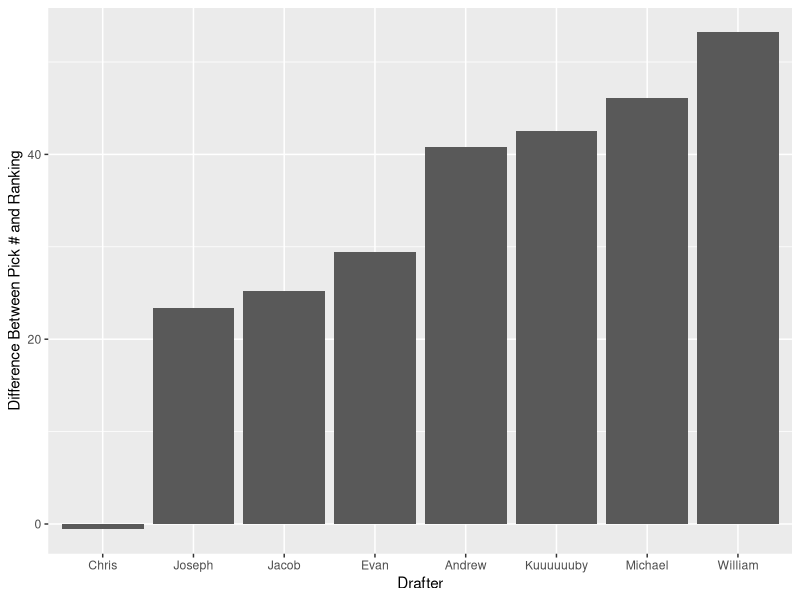
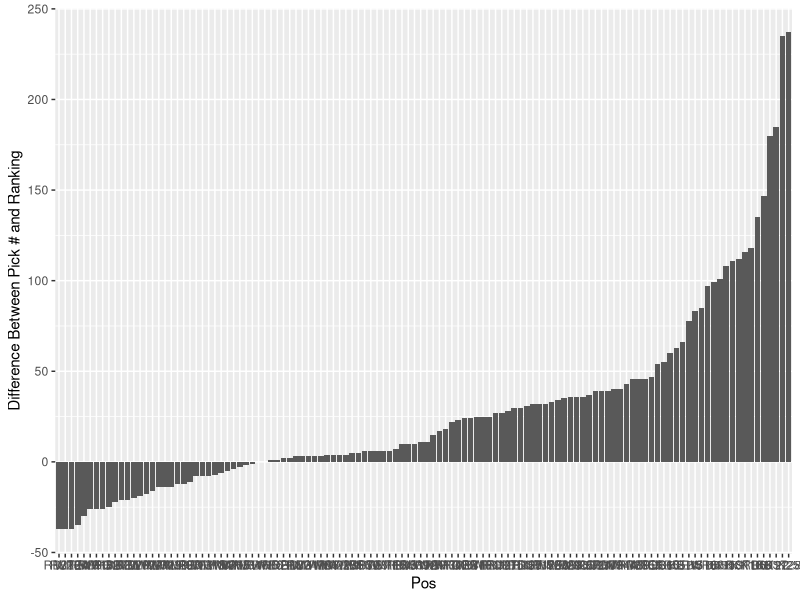
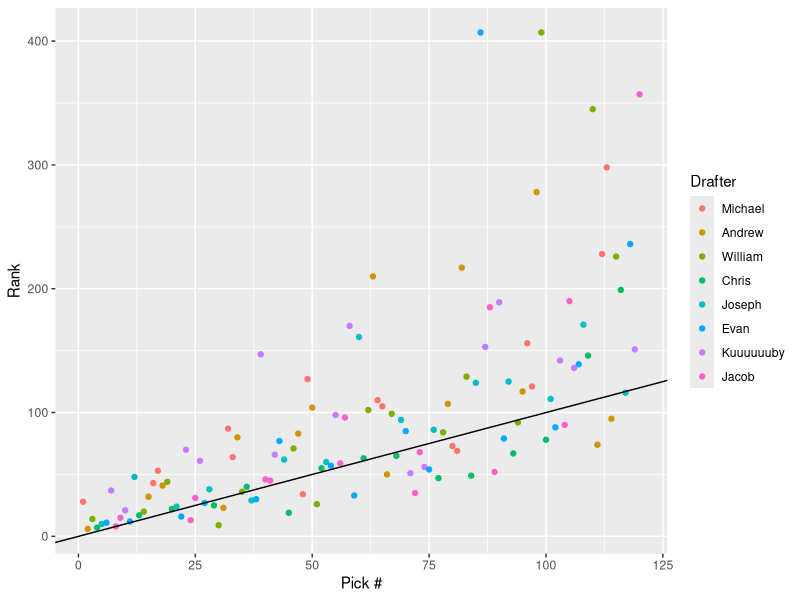
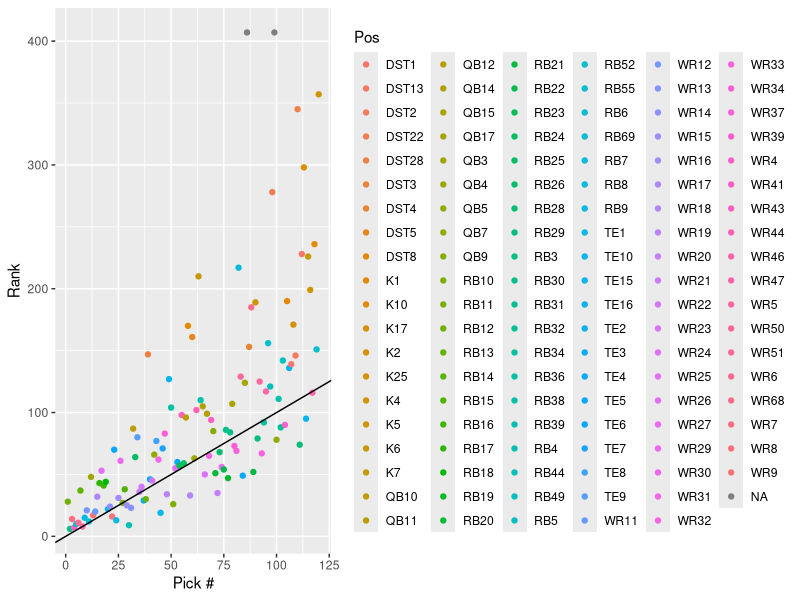
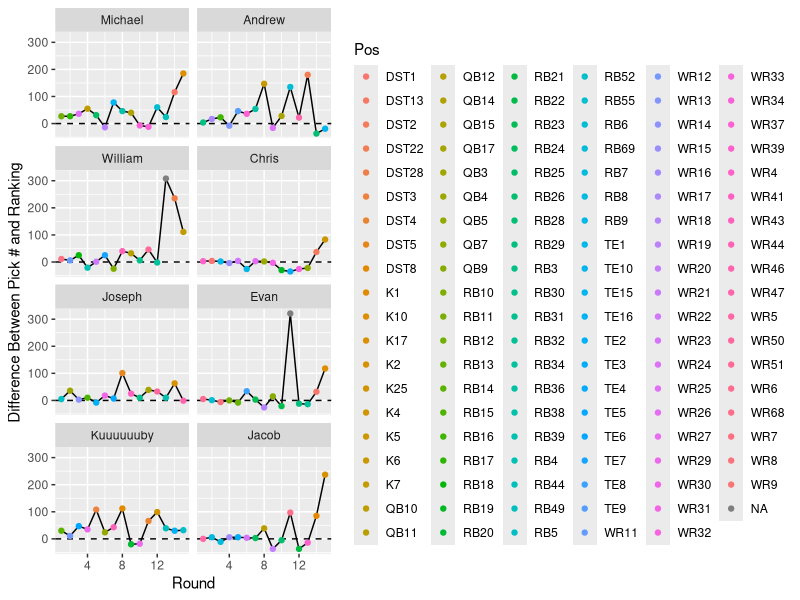

The R script that drew these images, in order:
## ---- chunk 1
knitr::opts_chunk$set(fig.width=12, fig.height=8, fig.path='Figs/',
                      echo=FALSE, warning=FALSE, message=FALSE)
options(width=100)
## ---- chunk 2
knitr::opts_chunk$set(echo = TRUE)
## ---- chunk 3
library("reshape2")
library("plyr")
    
draftData <- read.csv("./data/Draft2017.csv")
print.data.frame(head(draftData), row.names=FALSE)
## ---- chunk 4
# Drop the franchise row
draftData <- subset(draftData, ROUND != "Franchise")

# Melt the data
draftData <- melt(draftData, id.vars = "ROUND")

# Drop the row names
rownames(draftData) <- NULL

# Make the round a number instead of a string
draftData$ROUND <- as.integer(draftData$ROUND)

# Order by round (this is a stable sort)
draftData <- draftData[order(draftData$ROUND), ]

# Rename some columns
draftData <- rename(draftData, c("variable" = "Drafter", "value" = "Player", "ROUND" = "Round"))

print.data.frame(head(draftData, n=10), row.names=FALSE)
## ---- chunk 5
# Creates the sequence: 1,2,3,4,5,6,7,8,16,15,14,13,12,11,10,9,17,18,19,20....
snakeFunction <- function(n, rowLen=8)
{
  lapply(1:n, function(i){
    groupIndicator <- ceiling(i / rowLen)
    # Increasing group
    if (groupIndicator %% 2 == 1)
    {
      i
    }
    # Decreasing group
    else
    {
      rowLen*groupIndicator - ((i - 1) %% rowLen)
    }
  })
}

# Create the list for out draft (8 drafters, 16 rounds)
pickOrdering <- snakeFunction(8*15)

unlist(pickOrdering)
## ---- chunk 6
# Add the pick numbers to the draft data
draftData$PickNumber <- pickOrdering
draftData <- as.data.frame(lapply(draftData, unlist))

# Order the draft data by pick number
draftData <- draftData[order(draftData$PickNumber),]

print.data.frame(head(draftData, n=10), row.names=FALSE)
## ---- chunk 7
fp_rankings <- read.csv("./data/FantasyProsRankings2017.csv")

print.data.frame(head(fp_rankings, n=10), row.names=FALSE)
## ---- chunk 8
# Join espn rankings data with draft data 
joinedData <- join(draftData, fp_rankings, by="Player")

# Some players will not have an ESPN ranking, give these players a worst ranking + 1
joinedData$Rank[is.na(joinedData$Rank)] <- nrow(fp_rankings) + 1

print.data.frame(head(joinedData, n=10), row.names=FALSE)
## ---- chunk 9
joinedData$RankDiff <- joinedData$Rank - joinedData$PickNumber

print.data.frame(head(joinedData, n=10), row.names=FALSE)
## ---- chunk 10
avgDiffs <- aggregate(RankDiff ~ Drafter, joinedData, FUN=mean)

# Order factor by worst draft to best
avgDiffs <- within(avgDiffs, Drafter <- factor(Drafter, levels=avgDiffs[order(avgDiffs$RankDiff), "Drafter"]))

# Order dataframe by worst draft to best
avgDiffs <- avgDiffs[order(avgDiffs$RankDiff, decreasing = FALSE),]

print.data.frame(avgDiffs, row.names=FALSE)
## ---- chunk 11
library(ggplot2)
ggplot(avgDiffs, aes(x=Drafter, y=RankDiff)) + geom_bar(stat = "identity") + ylab("Difference Between Pick # and Ranking")
## ---- chunk 12
posDiffs <- aggregate(RankDiff ~ Pos, joinedData, FUN=mean)

posDiffs <- within(posDiffs, Pos <- factor(Pos, levels=posDiffs[order(posDiffs$RankDiff), "Pos"]))

# Order dataframe by worst draft to best
posDiffs <- posDiffs[order(posDiffs$RankDiff, decreasing = FALSE),]

print.data.frame(posDiffs, row.names=FALSE)

ggplot(posDiffs, aes(x=Pos, y=RankDiff)) + geom_bar(stat = "identity") + ylab("Difference Between Pick # and Ranking")
## ---- chunk 13
# Scatter colored by drafter 
ggplot(joinedData, aes(x=PickNumber,y=Rank)) + geom_point(aes(color=Drafter)) + geom_abline() + xlab("Pick #")
## ---- chunk 14
# Scatter colored by position 
ggplot(joinedData, aes(x=PickNumber,y=Rank)) + geom_point(aes(color=Pos)) + geom_abline() + xlab("Pick #")
## ---- chunk 15
# Scatter colored by position, faceted by drafer
ggplot(joinedData, aes(x=Round, y=RankDiff)) + geom_line() + facet_wrap(~Drafter, ncol=2) + geom_hline(yintercept = 0, linetype=2) + geom_point(aes(color=Pos)) + ylab("Difference Between Pick # and Ranking")
